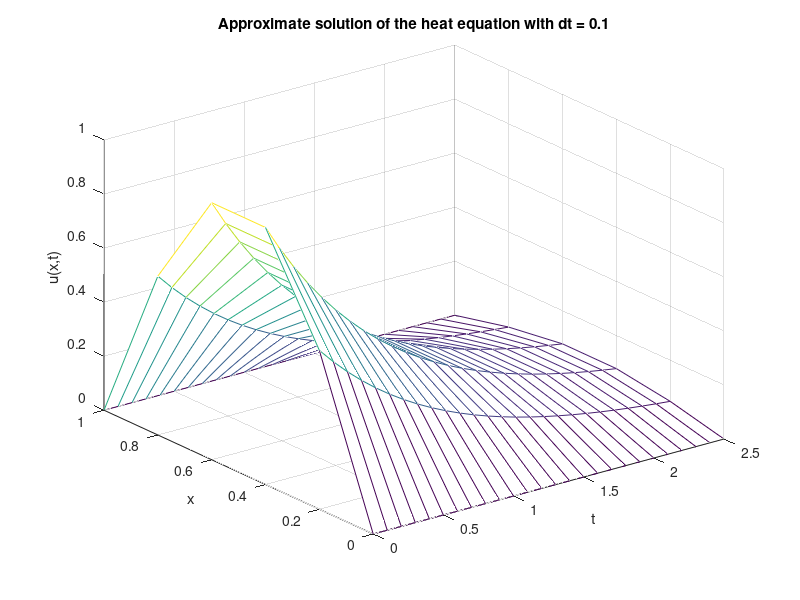
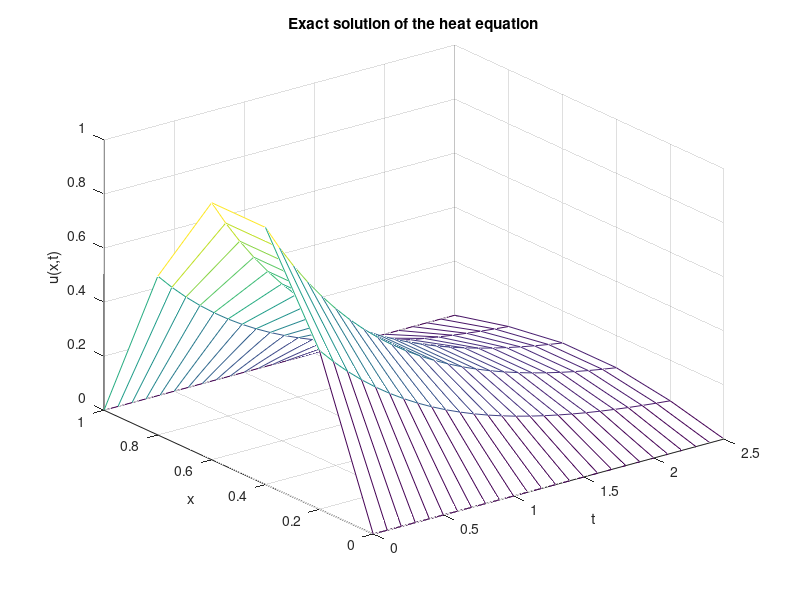
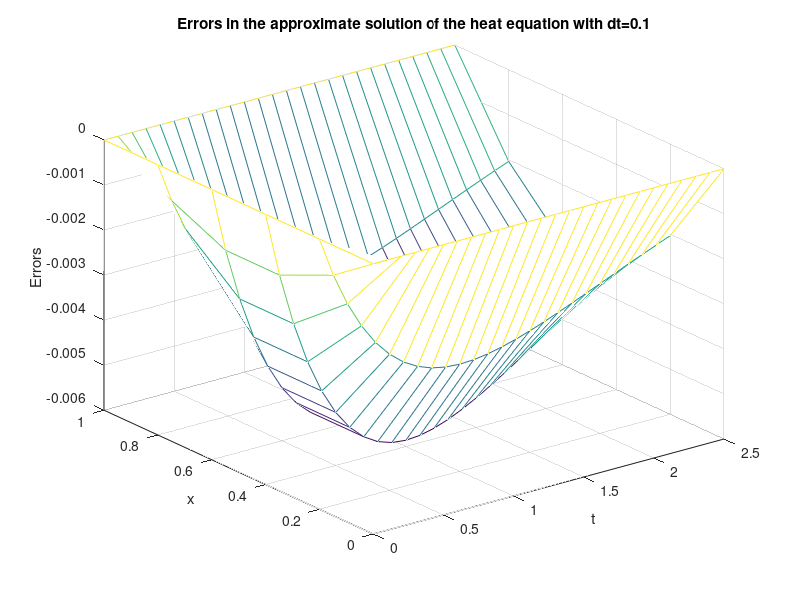
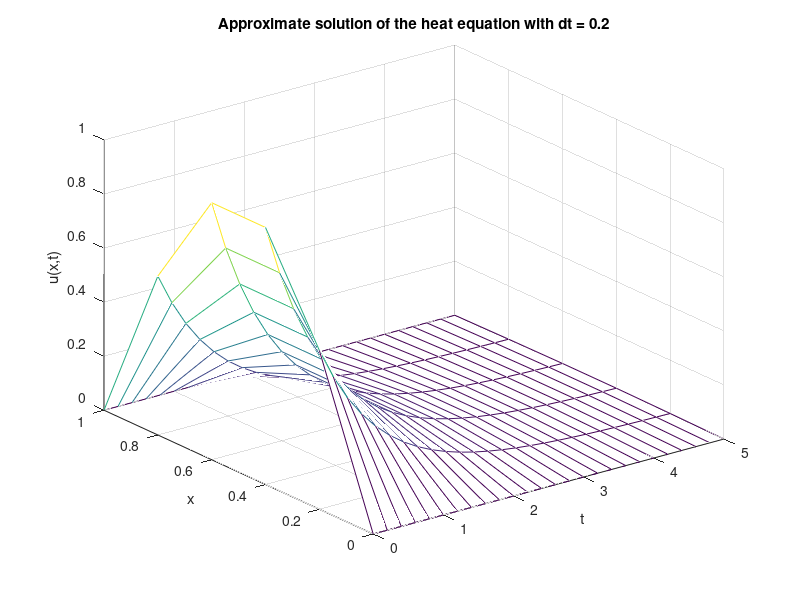

MATLAB code to generate these figures, in order:
%
% Template for MTH3011 Computer Laboratory Sheet 2 in MATLAB
%
% Store the x and t values
%
nx=5;
x=linspace(0,1,nx+1)';
dx=x(2)-x(1);
%
nt=25;
t=linspace(0,2.5,nt+1);
dt=t(2)-t(1);
%
% Define some convenient scalar variables
%
K=0.1;
s=K*dt/(dx*dx);
%
% Store the initial and boundary conditions in the (nx+1)x(nt+1) matrix u_approx
%
u_approx(1:nx+1,1)= sin(pi*x(1:nx+1));% add missing part
%
u_approx(1,1:nt+1)=0;% add missing part
u_approx(nx+1,1:nt+1)=0; % add missing part
%
% Use the recurrence relation to determine the other values for each time step
%
for k=1:nt
    for i=2:nx
       u_approx(i,k+1)= s*u_approx(i-1,k)+(1-2*s)*u_approx(i,k)+s*u_approx(i+1,k);% add missing part
    end
end
%
% Create a mesh and then plot the results as a surface
%
[T,X]=meshgrid(t,x);
%
figure(1)
mesh(T,X,u_approx) % add missing part
xlabel('t')
ylabel('x')
zlabel('u(x,t)')
title('Approximate solution of the heat equation with dt = 0.1')
%
% Write the results to an Excel file (or a text file if you prefer)
%
xlswrite('labsheet3.xls',x','dt=0.1, dx=0.2','B1:G1');
xlswrite('labsheet3.xls',[t' u_approx'],'dt=0.1, dx=0.2','A2:G27');

%
% Store and then plot the exact solution
%
u_exact= sin(pi*x)*exp(-K*pi^2*t);% add missing part
%
figure(2)
mesh(T,X,u_exact); % add missing part
xlabel('t')
ylabel('x')
zlabel('u(x,t)')
title('Exact solution of the heat equation')
%
xlswrite('labsheet3ans.xls',x','Exact solution','B1:G1');
xlswrite('labsheet3ans.xls',[t' u_exact'],'Exact solution','A2:G27');

%
% Store and then plot the errors in the approximate solution
%
u_error=(u_exact-u_approx)*-1; % add missing part
%
figure(3)
mesh(T,X,u_error) % add missing part
xlabel('t')
ylabel('x')
zlabel('Errors')
title('Errors in the approximate solution of the heat equation with dt=0.1')

%
% Store t values for a larger time step dt=0.2
%
nt2=25;
t2=linspace(0,5,nt2+1);
dt2=t2(2)-t2(1);
%
% Redefine the scalar variable s
%
s2= K*dt2/(dx*dx);% add missing part
%
% Store the initial and boundary conditions in the (nx+1)x(nt+1) matrix u_approx
%
u_approx2(1:nx+1,1)=sin(pi*x(1:nx+1)); % add missing part
u_approx2(1,1:nt2+1)=0; % add missing part
u_approx2(nx+1,1:nt2+1)=0; % add missing part
%
% Now use the recurrence relation again to determine the other values
%
for k=1:nt2
    for i=2:nx
       u_approx2(i,k+1)=s2*u_approx2(i-1, k)+(1-2*s2)*u_approx2(i,k)+s2*u_approx2(i+1,k);% add missing part
    end
end
%
% Create a NEW mesh and then plot the results as a surface
%
[T2,X2]=meshgrid(t2,x);
%
figure(4)
mesh(T2,X2,u_approx2) % add missing part
xlabel('t')
ylabel('x')
zlabel('u(x,t)')
title('Approximate solution of the heat equation with dt = 0.2')

%
% add missing lines based on using 30 time steps with dt=0.5
%
% end of labsheet2.m template


%
% Store t values for a larger time step dt=0.2
%
nt3=30;
t3=linspace(0,15,nt3+1);
dt3=t3(2)-t3(1);
%
% Redefine the scalar variable s
%
s3= K*dt3/(dx*dx);% add missing part
%
% Store the initial and boundary conditions in the (nx+1)x(nt+1) matrix u_approx
%
u_approx3(1:nx+1,1)=sin(pi*x(1:nx+1)); % add missing part
u_approx3(1,1:nt2+1)=0; % add missing part
u_approx3(nx+1,1:nt2+1)=0; % add missing part
%
% Now use the recurrence relation again to determine the other values
%
for k=1:nt3
    for i=2:nx
       u_approx3(i,k+1)=s3*u_approx3(i-1, k)+(1-2*s3)*u_approx3(i,k)+s3*u_approx3(i+1,k);% add missing part
    end
end
%
% Create a NEW mesh and then plot the results as a surface
%
[T3,X3]=meshgrid(t3,x);
%
figure(5)
mesh(T3,X3,u_approx3) % add missing part
xlabel('t')
ylabel('x')
zlabel('u(x,t)')
title('Approximate solution of the heat equation with dt = 0.5')

%
% add missing lines based on using 30 time steps with dt=0.5
%
% end of labsheet2.m template